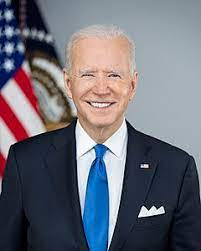
#> input picture faces/biden.jpeg, 201 x 251 px, given as the content of the folder dataset, which was not available
$ python -i trainer.py   (imports and definitions only)
#> lines starting #> are read from the running program, lines starting #| are printed output that depends on the picture
''''
Training Multiple Faces stored on a DataBase:
	==> Each face should have a unique numeric integer ID as 1, 2, 3, etc
	==> LBPH computed model will be saved on trainer/ directory. (if it does not exist, pls create one)
	==> for using PIL, install pillow library with "pip install pillow"

Based on original code by Anirban Kar: https://github.com/thecodacus/Face-Recognition

Developed by Marcelo Rovai - MJRoBot.org @ 21Feb18

'''

import cv2
import numpy as np
from PIL import Image
import os

# Path for face image database
path = 'dataset'

recognizer = cv2.face.LBPHFaceRecognizer_create()
detector = cv2.CascadeClassifier("data/haarcascade_frontalface_default.xml");

# function to get the images and label data
def getImagesAndLabels(path):

#> called with path = 'dataset'
    imagePaths = [os.path.join(path,f) for f in os.listdir(path)]
    faceSamples=[]
    ids = []

    for imagePath in imagePaths:

        PIL_img = Image.open(imagePath).convert('L') # convert it to grayscale
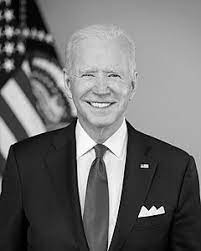
#> PIL_img: PIL image 201x251 L; min 0, max 255, mean 108.9
        img_numpy = np.array(PIL_img,'uint8')

        id = int(os.path.split(imagePath)[-1].split(".")[1])
        faces = detector.detectMultiScale(img_numpy)

        for (x,y,w,h) in faces:
            faceSamples.append(img_numpy[y:y+h,x:x+w])
            ids.append(id)

    return faceSamples,ids

# [1 line not run here, left out]
# [1 line that did not run here, left out]
# [7 lines not run here, left out]

>>> result = getImagesAndLabels('faces/biden.jpeg')
#> (the run stopped early here; a loop or call above may not have finished)

$ run again, on faces/obama.jpeg
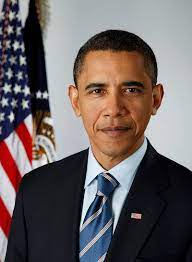
#> input picture faces/obama.jpeg, 192 x 262 px, given as the content of the folder dataset, which was not available
#> in getImagesAndLabels, `PIL_img = Image.open(imagePath).convert('L')`:
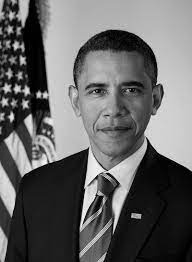
#> PIL_img: PIL image 192x262 L; min 0, max 254, mean 101.1

$ run again, on faces/padrone.jpg
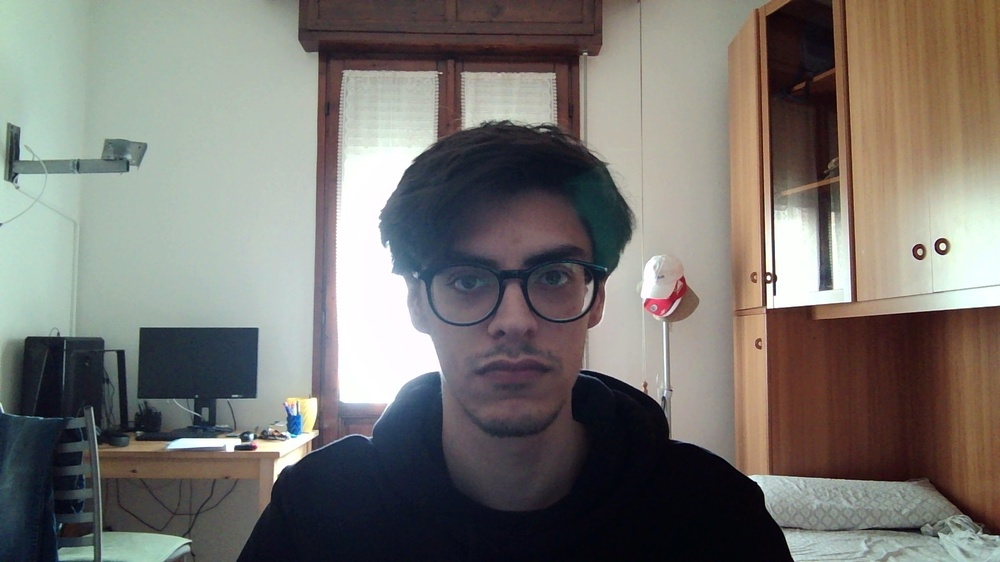
#> input picture faces/padrone.jpg, 1000 x 562 px, shrunk from 1920 x 1080 before the run, given as the content of the folder dataset, which was not available
#> in getImagesAndLabels, `PIL_img = Image.open(imagePath).convert('L')`:
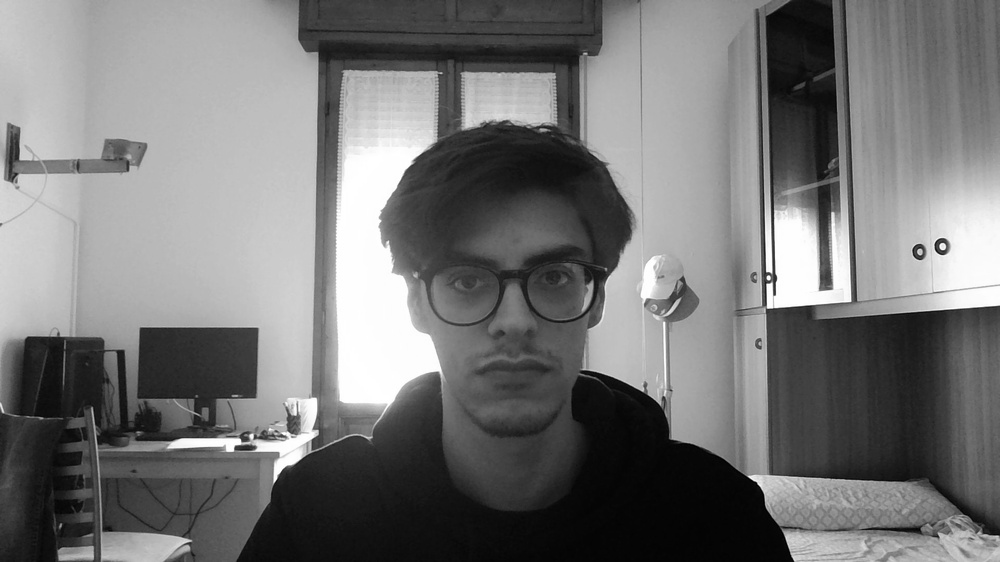
#> PIL_img: PIL image 1000x562 L; min 0, max 255, mean 117
